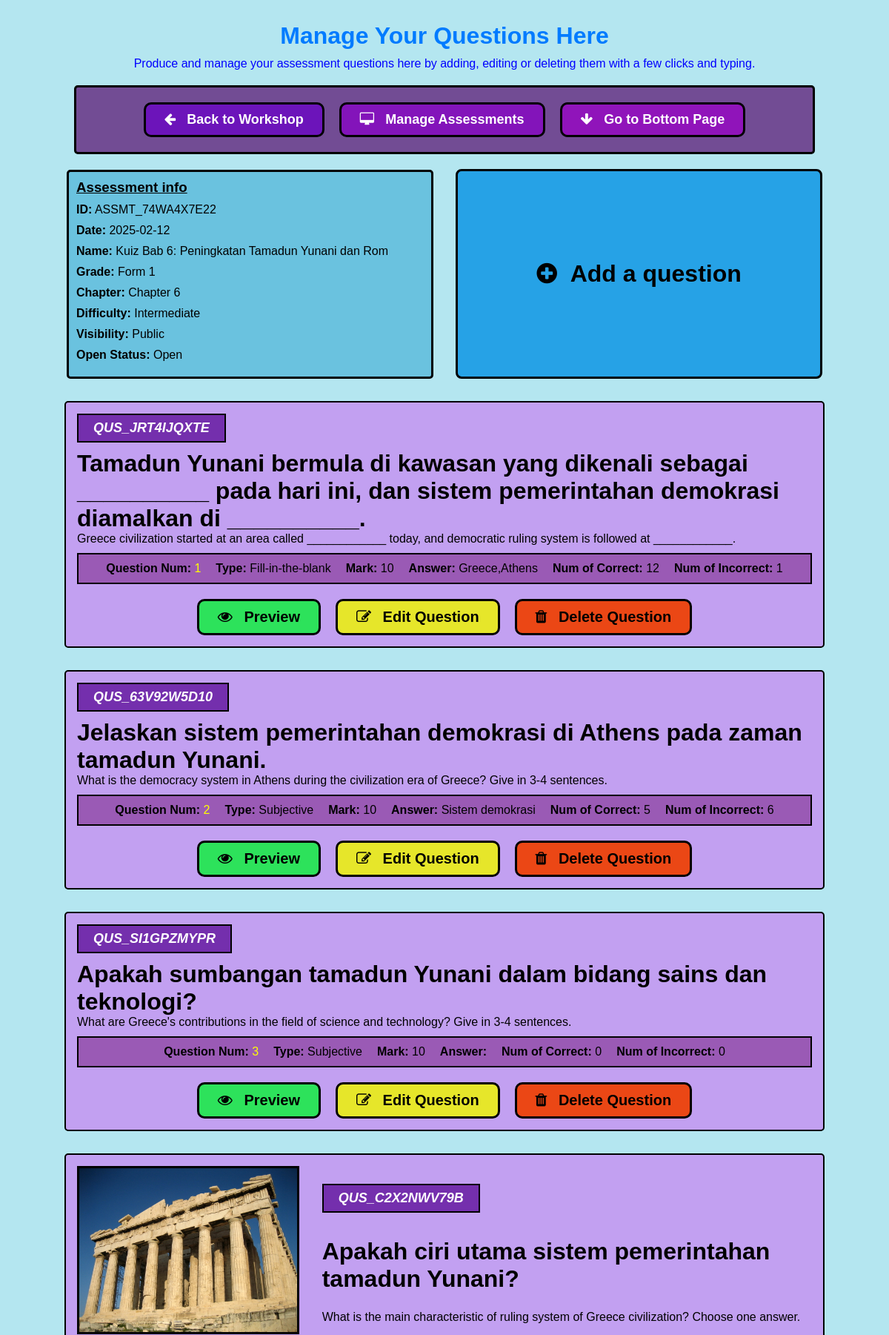
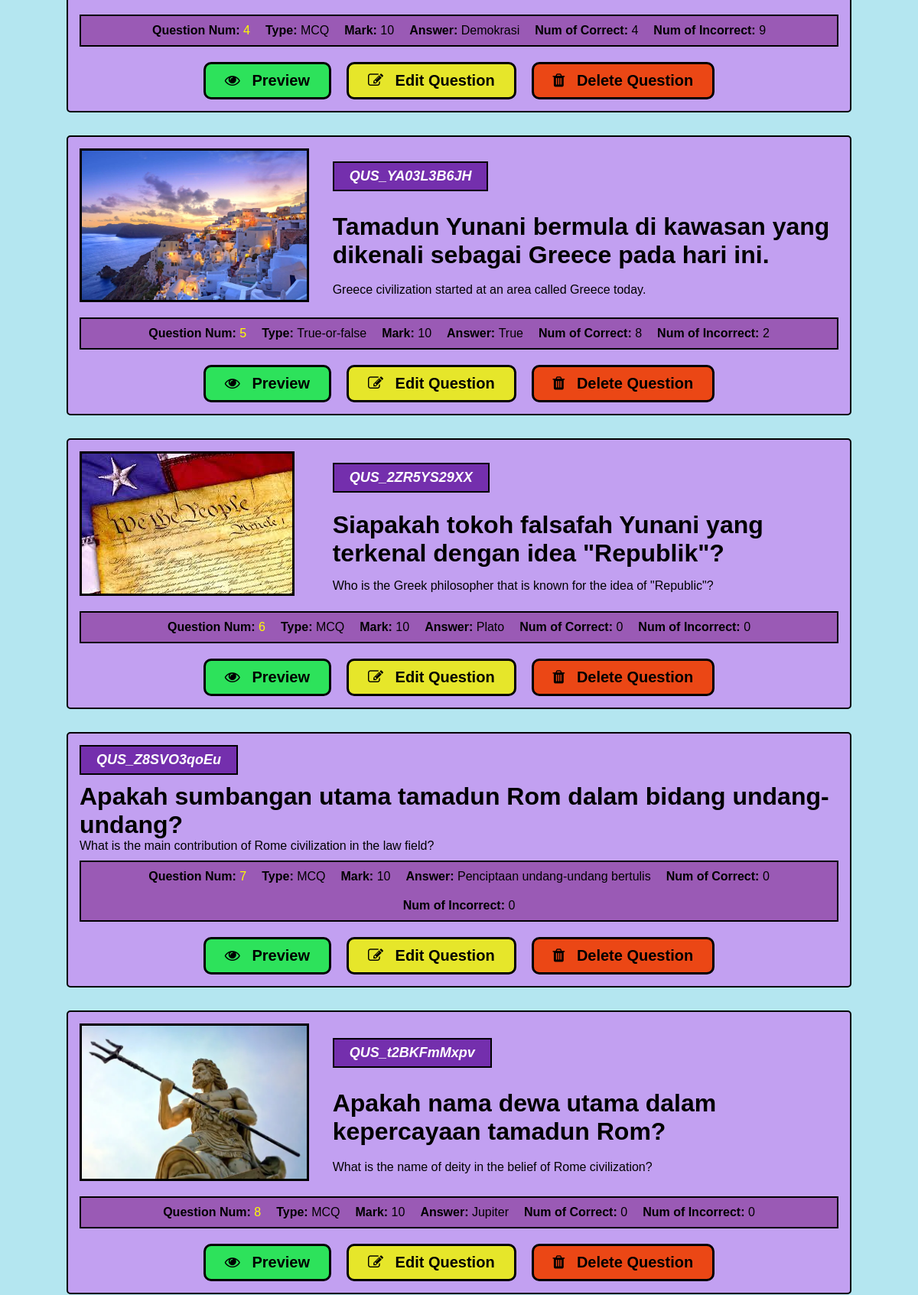
The app's page /workshop/manageQuestion.php?assmtcode=ASSMT_74WA4X7E22 (upper part) with its own data (2 pictures, top to bottom).
### tables this page shows
CREATE TABLE `assessment` (
  `AssmtCode` varchar(50) NOT NULL,
  `TeacherID` varchar(50) NOT NULL,
  `AssmtName` varchar(250) NOT NULL,
  `AssmtDesc` varchar(500) NOT NULL,
  `AssmtRegDate` date NOT NULL,
  `AssmtGradeLvl` varchar(20) NOT NULL,
  `AssmtChapter` varchar(20) NOT NULL,
  `AssmtTopic` varchar(250) NOT NULL,
  `AssmtDifficulty` varchar(20) NOT NULL,
  `AssmtVisibility` varchar(20) NOT NULL,
  `AssmtTags` varchar(500) DEFAULT NULL,
  `AssmtBgImg` varchar(250) DEFAULT NULL,
  `AssmtOpenStatus` varchar(50) NOT NULL,
  `LikeCount` int(255) NOT NULL,
  `DislikeCount` int(255) NOT NULL
);

CREATE TABLE `question` (
  `QuesID` varchar(50) NOT NULL,
  `AssmtCode` varchar(50) NOT NULL,
  `QueNum` int(3) NOT NULL,
  `QueContent` varchar(500) NOT NULL,
  `QueDesc` varchar(500) DEFAULT NULL,
  `QueType` varchar(50) NOT NULL,
  `QueImg` varchar(250) DEFAULT NULL,
  `QueMark` int(3) NOT NULL,
  `QueAnswer` varchar(500) DEFAULT NULL,
  `QueNumAnsCorr` int(3) NOT NULL,
  `QueNumAnsInCorr` int(3) NOT NULL
);

### workshop/manageQuestion.php (the view, shortened to what this page needs)
<!DOCTYPE html>
<html lang="en">
<head>
    <link rel="stylesheet" href="./styles/manageQuestion.css">
    <link rel="stylesheet" href="https://cdnjs.cloudflare.com/ajax/libs/font-awesome/4.7.0/css/font-awesome.min.css">
</head>
<body>
    <?php
        include './crudWKS/DBconnection.php';
    ?>
    <h1 class="title">Manage Your Questions Here</h1>
    <p class="description">
        Produce and manage your assessment questions here by adding, editing or deleting them with a few clicks and typing.
    </p>
    <section class="main-action-container">
        <div class="actions">
            <button class="main-btn btn1" onclick="location.href='assessmentWorkshop.php';">
                <i class="fa fa-arrow-left" style="padding-right:10px;"></i>
                Back to Workshop
            </button>
            <button class="main-btn btn2" onclick="location.href='manageAssessment.php';">
                <i class="fa fa-desktop" style="padding-right:10px;"></i>
                Manage Assessments
            </button>
            <button class="main-btn btn3" onclick="window.scrollTo({top: document.body.scrollHeight, behavior: 'smooth'})">
                <i class="fa fa-arrow-down" style="padding-right:10px;"></i>
                Go to Bottom Page
            </button>
        </div>
    </section>
    <?php
        $refAssmtCode = $_GET['assmtcode'];
        $query = "SELECT * FROM assessment WHERE AssmtCode = '$refAssmtCode';";
        $results = mysqli_query($connection, $query);
        $data = mysqli_fetch_array($results);
        $AssmtName = $data['AssmtName'];
        $AssmtGrade = $data['AssmtGradeLvl'];
        $AssmtChapter = $data['AssmtChapter'];
        $AssmtDiff = $data['AssmtDifficulty'];
        $AssmtVisibility = $data['AssmtVisibility'];
        $AssmtOpenStatus = $data['AssmtOpenStatus'];
        $AssmtDate = $data['AssmtRegDate'];
    ?>
    <div class="container2">
        <div class="assessmentInfo">
            <div class="infoHeader">
                <h3 style="margin-bottom: 10px;"><u>Assessment info</u></h3>
            </div>
            <div class="infoContent">
                <p>
                    <b>ID:</b>
                    <?php echo $refAssmtCode;?>
                </p>
                <p>
                    <b>Date:</b>
                    <?php echo $AssmtDate;?>
                </p>
                <p>
                    <b>Name:</b>
                    <?php echo $AssmtName;?>
                </p>
                <p>
                    <b>Grade:</b>
                    <?php echo $AssmtGrade;?>
                </p>
                <p>
                    <b>Chapter:</b>
                    <?php echo $AssmtChapter;?>
                </p>
                <p>
                    <b>Difficulty:</b>
                    <?php echo $AssmtDiff;?>
                </p>
                <p>
                    <b>Visibility:</b>
                    <?php echo $AssmtVisibility;?>
                </p>
                <p>
                    <b>Open Status:</b>
                    <?php echo $AssmtOpenStatus;?>
                </p>
            </div>
        </div>
        <div class="addAQuestion" onclick="location.href='createQuestion.php?assmtcode=<?php echo $refAssmtCode?>';">
            <h1>
                <i class="fa fa-plus-circle" style="padding-right:10px;"></i>
                Add a question
            </h1>
        </div>
    </div>
    <div class="container">
        <?php
            $query2 = "SELECT * FROM question WHERE AssmtCode = '$refAssmtCode' ORDER BY QueNum ASC;";
            $results2 = mysqli_query($connection, $query2);
            while($data2 = mysqli_fetch_array($results2)) {
                $QuestionID = $data2['QuesID'];
                $QuestionNum = $data2['QueNum'];
                $Question = $data2['QueContent'];
                $QuestionDesc = $data2['QueDesc'];
                $QuestionType = $data2['QueType'];
                $QuestionImg = $data2['QueImg'];
                $QuestionMark = $data2['QueMark'];
                $QuestionAnswer = $data2['QueAnswer'];
                $QuestionCorr = $data2['QueNumAnsCorr'];
                $QuestionIncorr = $data2['QueNumAnsInCorr'];
        ?>
                <div class="question">
                    <div class="main-panel">
                        <?php
                            if(!(empty($QuestionImg))) {
                        ?>
                                <div class="img-display">
                                    <img src="../images/questionImg/<?php echo $QuestionImg?>" alt="Question Image">
                                </div>
                        <?php
                            }
                        ?>
                        <div class="title-and-desc">
                            <div class="container-id">
                                <button class="text-id" id="copyID" onclick="copyToClipboard('copyID');" title="Click to copy ID">
                                    <?php echo $QuestionID?>
                                </button>
                            </div>
                            <h1><?php echo $Question?></h1>
                            <p style="margin-bottom:10px;"><?php echo $QuestionDesc?></p>
                        </div>
                    </div>
                    <div class="info-panel">
                        <p>
                            <strong>Question Num: </strong>
                            <span style="color:yellow;"><?php echo $QuestionNum?></span>
                        </p>
                        <p><strong>Type: </strong><?php echo $QuestionType?></p>
                        <p><strong>Mark: </strong><?php echo $QuestionMark?></p>
                        <p><strong>Answer: </strong><?php echo $QuestionAnswer?></p>
                        <p><strong>Num of Correct: </strong><?php echo $QuestionCorr?></p>
                        <p><strong>Num of Incorrect: </strong><?php echo $QuestionIncorr?></p>
                    </div>
                    <div class="question-actions">
                        <button class="ques-btn previewQuesBtn" onclick="location.href='previewQuestion.php?quesid=<?php echo $QuestionID?>&assmtcode=<?php echo $refAssmtCode?>';">
                            <i class="fa fa-eye" style="padding-right:10px;"></i>
                            Preview
                        </button>
                        <button class="ques-btn editQuesBtn" onclick="location.href='editQuestion.php?quesid=<?php echo $QuestionID?>&assmtcode=<?php echo $refAssmtCode?>';">
                            <i class="fa fa-edit" style="padding-right:10px;"></i>
                            Edit Question
                        </button>
                        <button class="ques-btn deleteQuesBtn" onclick="location.href='deleteQuestion.php?quesid=<?php echo $QuestionID?>&assmtcode=<?php echo $refAssmtCode?>';">
                            <i class="fa fa-trash" style="padding-right:10px;"></i>
                            Delete Question
                        </button>
                    </div>
                </div>
      <?php } ?>
    </div>
    <?php include "WKSfooter.php";?>
</body>
</html>

### workshop/styles/manageQuestion.css (style rules this page uses)
* { margin: 0; padding: 0; box-sizing: border-box; font-family: 'Trebuchet MS', sans-serif; }
body { background-color: #b4e6f0; }
.title { text-align: center; margin-top: 30px; margin-bottom: 10px; color: #007BFF; }
.description { text-align: center; color: blue; }
.main-action-container { background: rgba(106, 58, 137, 0.89); padding: 20px; border-radius: 5px; margin: 20px 100px 20px 100px; border: 3px solid black; }
.actions { display: flex; flex-wrap: wrap; justify-content: center; gap: 20px; }
.main-btn { color: white; border: 3px solid black; padding: 10px 25px; cursor: pointer; border-radius: 10px; font-weight: bold; font-size: 18px; }
.btn1 { background: #6c14ba; }
.btn2 { background: #8314ba; }
.btn3 { background: #9014ba; }
.container2 { display: flex; flex-direction: row; align-items: center; width: 85%; margin-left: auto; margin-right: auto; border-radius: 8px; gap: 30px; }
.container-id { margin-bottom: 10px; }
.text-id { background-color: #742fad; color: white; padding: 7px 20px; font-weight: bold; font-style: italic; font-size: 18px; border: 2px solid black; cursor: pointer; }
.infoContent { display: flex; flex-direction: column; flex-wrap: wrap; grid-template-columns: 1fr 1fr 1fr; }
.infoContent p { padding-bottom: 10px; }
.assessmentInfo { width: 50%; border: 3px solid #000000; padding: 10px; border-radius: 5px; background: rgb(106, 194, 223); }
.addAQuestion { padding: 120px 0; text-align: center; background-color: rgb(38, 162, 230); cursor : pointer; border: 3px solid black; border-radius: 8px; width: 50%; height: 100%; }
.container { display: flex; flex-wrap: wrap; justify-content: center; max-width: 1300px; margin: 0px auto; padding: 30px; }
.question { border: 2px solid #000000; background-color: #c2a0f1; padding: 15px; margin-bottom: 30px; border-radius: 5px; width: 90%; }
.main-panel { display: flex; flex-wrap: wrap; }
.img-display { display: flex; flex-wrap: wrap; min-width: 300px; flex: 1; margin-bottom: 20px; }
.img-display img { max-width: 300px; max-height: 300px; border: 3px solid black; }
.title-and-desc { display: flex; flex-wrap: wrap; flex-direction: column; justify-content: space-evenly; color: black; flex: 2; }
.info-panel { display: flex; flex-wrap: wrap; justify-content: center; gap: 20px; background-color: rgb(154, 90, 181); border: 2px solid black; padding: 10px; }
.question-actions { display: flex; flex-wrap: wrap; justify-content: center; gap: 20px; margin-top: 20px; }
.ques-btn { color: black; border: 3px solid black; padding: 10px 25px; cursor: pointer; border-radius: 10px; font-weight: bold; font-size: 20px; }
.previewQuesBtn { background-color: #2de25b; }
.editQuesBtn { background-color: rgb(230, 230, 42); }
.deleteQuesBtn { background-color: rgb(235, 71, 21); }

### records on screen
assessment: AssmtRegDate "2025-02-12", AssmtName "Kuiz Bab 6: Peningkatan Tamadun Yunani dan Rom", AssmtGradeLvl "Form 1", AssmtChapter "Chapter 6", AssmtDifficulty "Intermediate", AssmtVisibility "Public", AssmtOpenStatus "Open"
question: QuesID "QUS_JRT4IJQXTE", QueContent "Tamadun Yunani bermula di kawasan yang dikenali sebagai __________ pada hari ini, dan sistem pemerintahan demokrasi diamalkan di __________.", QueDesc "Greece civilization started at an area called ____________ today, and democratic ruling system is followed at ____________.", QueNum "1", QueType "Fill-in-the-blank", QueMark "10", QueAnswer "Greece,Athens", QueNumAnsCorr "12", QueNumAnsInCorr "1"
question: QuesID "QUS_63V92W5D10", QueContent "Jelaskan sistem pemerintahan demokrasi di Athens pada zaman tamadun Yunani.", QueDesc "What is the democracy system in Athens during the civilization era of Greece? Give in 3-4 sentences.", QueNum "2", QueType "Subjective", QueMark "10", QueAnswer "Sistem demokrasi", QueNumAnsCorr "5", QueNumAnsInCorr "6"
question: QuesID "QUS_SI1GPZMYPR", QueContent "Apakah sumbangan tamadun Yunani dalam bidang sains dan teknologi?", QueDesc "What are Greece's contributions in the field of science and technology? Give in 3-4 sentences.", QueNum "3", QueType "Subjective", QueMark "10", QueNumAnsCorr "0", QueNumAnsInCorr "0"
question: QueImg (picture), QuesID "QUS_C2X2NWV79B", QueContent "Apakah ciri utama sistem pemerintahan tamadun Yunani?", QueDesc "What is the main characteristic of ruling system of Greece civilization? Choose one answer.", QueNum "4", QueType "MCQ", QueMark "10", QueAnswer "Demokrasi", QueNumAnsCorr "4", QueNumAnsInCorr "9"
question: QueImg (picture), QuesID "QUS_YA03L3B6JH", QueContent "Tamadun Yunani bermula di kawasan yang dikenali sebagai Greece pada hari ini.", QueDesc "Greece civilization started at an area called Greece today.", QueNum "5", QueType "True-or-false", QueMark "10", QueAnswer "True", QueNumAnsCorr "8", QueNumAnsInCorr "2"
question: QueImg (picture), QuesID "QUS_2ZR5YS29XX", QueContent "Siapakah tokoh falsafah Yunani yang terkenal dengan idea \"Republik\"?", QueDesc "Who is the Greek philosopher that is known for the idea of \"Republic\"?", QueNum "6", QueType "MCQ", QueMark "10", QueAnswer "Plato", QueNumAnsCorr "0", QueNumAnsInCorr "0"
question: QuesID "QUS_Z8SVO3qoEu", QueContent "Apakah sumbangan utama tamadun Rom dalam bidang undang-undang?", QueDesc "What is the main contribution of Rome civilization in the law field?", QueNum "7", QueType "MCQ", QueMark "10", QueAnswer "Penciptaan undang-undang bertulis", QueNumAnsCorr "0", QueNumAnsInCorr "0"
question: QueImg (picture), QuesID "QUS_t2BKFmMxpv", QueContent "Apakah nama dewa utama dalam kepercayaan tamadun Rom?", QueDesc "What is the name of deity in the belief of Rome civilization?", QueNum "8", QueType "MCQ", QueMark "10", QueAnswer "Jupiter", QueNumAnsCorr "0", QueNumAnsInCorr "0"

### other values on screen
$refAssmtCode "ASSMT_74WA4X7E22"
